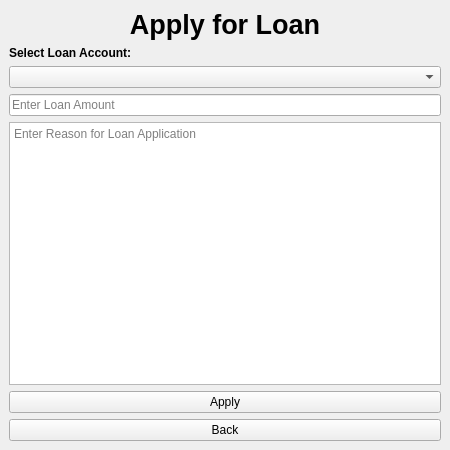
<?xml version="1.0" encoding="UTF-8"?>
<ui version="4.0">
 <class>MainWindow</class>

 <widget class="QMainWindow" name="MainWindow">
  <property name="geometry">
   <rect><x>0</x><y>0</y><width>450</width><height>450</height></rect>
  </property>

  <property name="windowTitle">
   <string>Apply for Loan</string>
  </property>

  <widget class="QWidget" name="centralwidget">
   <layout class="QVBoxLayout">

    <!-- Title -->
    <item>
     <widget class="QLabel" name="labelTitle">
      <property name="text"><string>Apply for Loan</string></property>
      <property name="alignment"><set>Qt::AlignCenter</set></property>
      <property name="font">
       <font><bold>true</bold><pointsize>20</pointsize></font>
      </property>
     </widget>
    </item>

    <!-- Loan Account Selection -->
    <item>
     <widget class="QLabel" name="labelAccount">
      <property name="text"><string>Select Loan Account:</string></property>
      <property name="font"><font><bold>true</bold></font></property>
     </widget>
    </item>

    <item>
     <widget class="QComboBox" name="loanAccountCombo"/>
    </item>

    <!-- Amount Input -->
    <item>
     <widget class="QLineEdit" name="amountInput">
      <property name="placeholderText"><string>Enter Loan Amount</string></property>
     </widget>
    </item>

    <!-- Reason Input -->
    <item>
     <widget class="QTextEdit" name="reasonInput">
      <property name="placeholderText"><string>Enter Reason for Loan Application</string></property>
     </widget>
    </item>

    <!-- Apply Button -->
    <item>
     <widget class="QPushButton" name="btnApply">
      <property name="text"><string>Apply</string></property>
      <property name="minimumHeight"><number>45</number></property>
     </widget>
    </item>

    <!-- Back Button -->
    <item>
     <widget class="QPushButton" name="btnBack">
      <property name="text"><string>Back</string></property>
      <property name="minimumHeight"><number>40</number></property>
     </widget>
    </item>

   </layout>
  </widget>

 </widget>
 <resources/>
 <connections/>
</ui>
